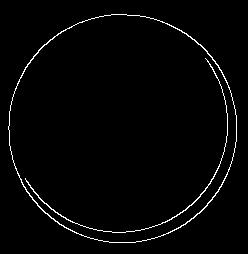
#> input picture app/test/transformation/198300007_canny.png, 248 x 254 px, given as the content of the folder circle, which was not available
$ python transformation.py
#> lines starting #> are read from the running program, lines starting #| are printed output that depends on the picture; after the words box and inside, x2 and y2 are one past the last pixel; in counts of white or black regions, pixels touching at a corner belong together; pictures that were not available may be replaced by others from this repository, and a replacement may not be noted
# Morphological Transformations

import cv2
import numpy as np
import os
#from util import utils

def edge_detection(path, image, file_type):
#> called with path = 'circle', image = '198300007_canny', file_type = 'png'
    img = cv2.imread(f'{path}/{image}.{file_type}', cv2.IMREAD_GRAYSCALE)
#> img: shape (254, 248); 2% white in thin lines or dots, all inside (x1, y1, x2, y2) = (8, 14, 237, 243)
    # [12 lines of commented-out code are left out]
    blur = cv2.GaussianBlur(img, (7,7), 0)
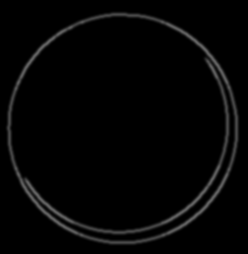
#> blur: shape (254, 248); min 0, max 96, mean 5.1
    # [8 lines of commented-out code are left out]
    canny = cv2.Canny(blur, 40, 180)
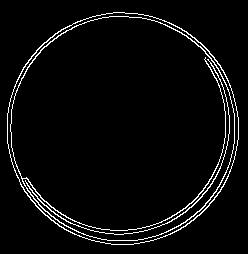
#> canny: shape (254, 248); 4% white in thin lines or dots, all inside (x1, y1, x2, y2) = (7, 12, 239, 245)
    cv2.imwrite(f'transformation/{image}_canny.png', canny)

    # [9 lines of commented-out code are left out]

test_image_path = "circle"
#test_image_path = "saliency"
files = [(file.split('.')[0],file.split('.')[1]) for file in os.listdir(test_image_path) if file.endswith(('.png', '.jpg', '.jpeg'))]

for file, file_type in files:
    print(f"{file}.{file_type}")
    edge_detection(test_image_path, file, file_type)

$ run again, on app/test/transformation/image15_canny.png
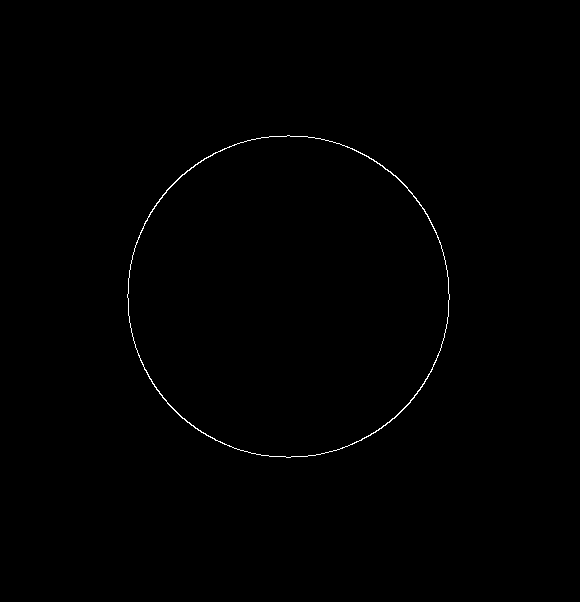
#> input picture app/test/transformation/image15_canny.png, 580 x 602 px, given as the content of the folder circle, which was not available
#> img: shape (602, 580); 0.34% white in thin lines or dots, all inside (x1, y1, x2, y2) = (127, 135, 450, 458)
#> in edge_detection, `canny = cv2.Canny(blur, 40, 180)`:
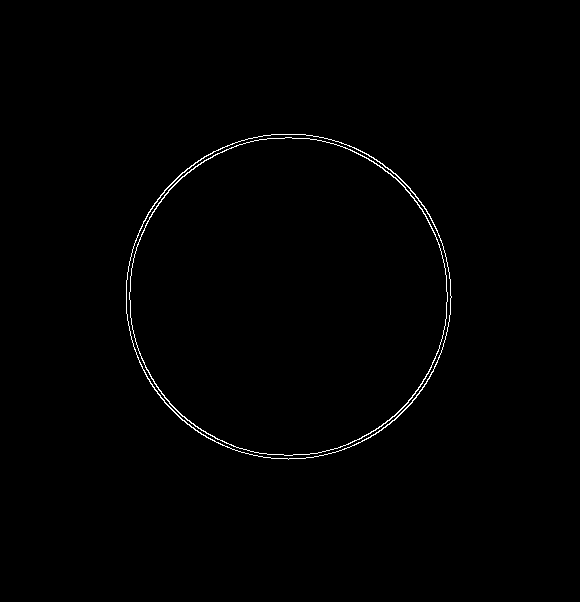
#> canny: shape (602, 580); 0.68% white in thin lines or dots, all inside (x1, y1, x2, y2) = (126, 134, 452, 460)

$ run again, on app/test/transformation/image16_canny.png
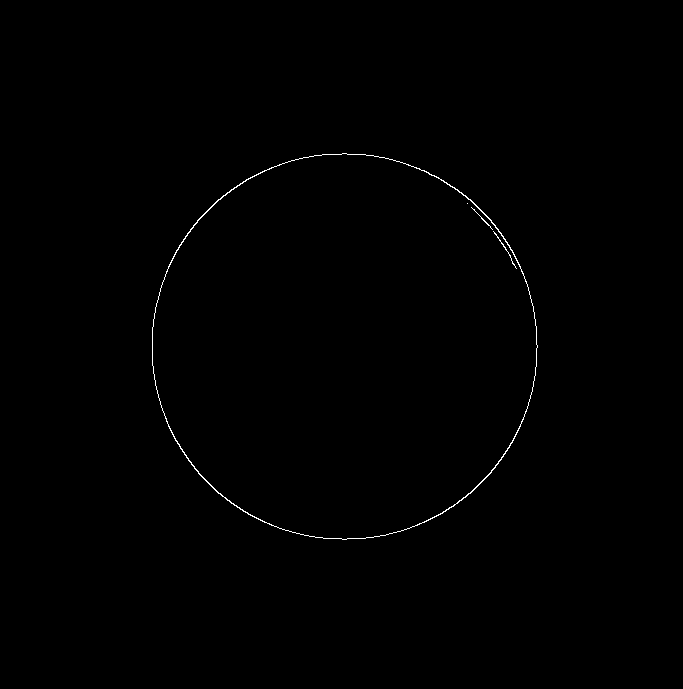
#> input picture app/test/transformation/image16_canny.png, 683 x 689 px, given as the content of the folder circle, which was not available
#> img: shape (689, 683); 0.32% white in thin lines or dots, all inside (x1, y1, x2, y2) = (152, 153, 538, 540)
#> in edge_detection, `canny = cv2.Canny(blur, 40, 180)`:
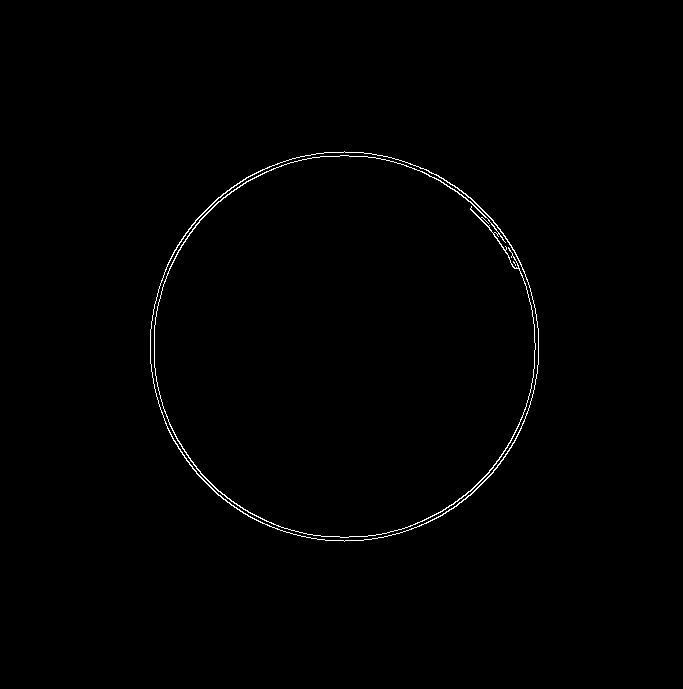
#> canny: shape (689, 683); 0.63% white in thin lines or dots, all inside (x1, y1, x2, y2) = (150, 151, 539, 542)
